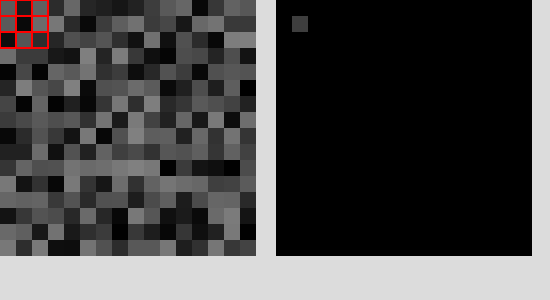
Frame 1 (no input)
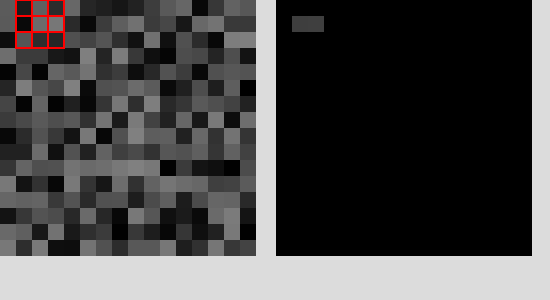
Frame 2 (the mouse pressed at the canvas centre, redrawn once)

The p5.js sketch that drew these frames (run headless with seeded random() and noise() and a simulated clock; the mouse was pressed at the canvas centre and the sketch redrawn once):

// p5.js sketch
// ── sketch.js
//--------------------------------------------------------------------
// Convolution Simulation
//
// Código original: Luiz Eduardo da Silva
//
// Adaptação e modificações: Luiz Eduardo da Silva
// - Ajustes para uso didático
// - Integração ao livro de Processamento de Imagens
//--------------------------------------------------------------------

let img;
let imgOut;

const scale = 16; // tamanho visual de cada pixel
const kSize = 3;
const width = 16;
const height = 16;
let pausado = true;
let lento = false;
const kernel = [
  [1, 1, 1],
  [1, 1, 1],
  [1, 1, 1],
];

let i = 1;
let j = 1;

function setup() {
  createCanvas(550, 300);
  img = [];
  imgOut = [];
  for (let y = 0; y < width; y++)
    for (let x = 0; x < height; x++) {
      img[y * width + x] = random(8);
      imgOut[y * width + x] = 0;
    }
  frameRate(2);
  btnPause = createButton("Continuar");
  btnPause.position(10, 300);
  btnPause.mousePressed(togglePause);
  noLoop();
}

function togglePause() {
  pausado = !pausado;

  if (pausado) {
    noLoop();
    btnPause.html("Continuar");
  } else {
    loop();
    btnPause.html("Pausar");
  }
}

function draw() {
  background(220);

  desenharImagem(img, 0, 0);
  aplicarKernel(i, j);
  desenharKernel(i, j);
  desenharImagem(imgOut, width * scale + 20, 0);

  // avança o kernel
  j++;
  if (j >= width - 1) {
    j = 1;
    i++;
  }
  if (i >= width - 1) {
    for (let y = 0; y < width; y++)
      for (let x = 0; x < height; x++) {
        imgOut[y * width + x] = 0;
      }
    i = 1;
    j = 1;
  }
}

function mousePressed() {
  if (lento) {
    frameRate(20);
  } else {
    frameRate(2);
  }
  lento = !lento;
}

//------------------------------------------------
// Desenho da imagem como retângulos
//------------------------------------------------
function desenharImagem(im, ox, oy) {
  noStroke();

  for (let y = 0; y < height; y++) {
    for (let x = 0; x < width; x++) {
      let idx = y * width + x;
      let v = im[idx];
      fill(v * 16);
      rect(ox + x * scale, oy + y * scale, scale, scale);
    }
  }
}

//------------------------------------------------
// Desenho kernel
//------------------------------------------------
function desenharKernel(y, x) {
  noFill();
  stroke(255, 0, 0);
  strokeWeight(2);

  for (let ky = -1; ky <= 1; ky++) {
    for (let kx = -1; kx <= 1; kx++) {
      let px = (x + kx) * scale;
      let py = (y + ky) * scale;

      rect(px, py, scale, scale);
    }
  }

  noStroke();
}

//------------------------------------------------
// Convolução 3x3 em um pixel
//------------------------------------------------
function aplicarKernel(y, x) {
  let soma = 0;
  let peso = 0;

  for (let ky = -1; ky <= 1; ky++) {
    for (let kx = -1; kx <= 1; kx++) {
      let v = img[(y + ky) * width + (x + kx)];
      let w = kernel[ky + 1][kx + 1];
      soma += v * w;
      peso += w;
    }
  }

  let s = soma / peso;
  s = constrain(s, 0, 8);

  let idx = y * width + x;
  imgOut[idx] = s;
}
